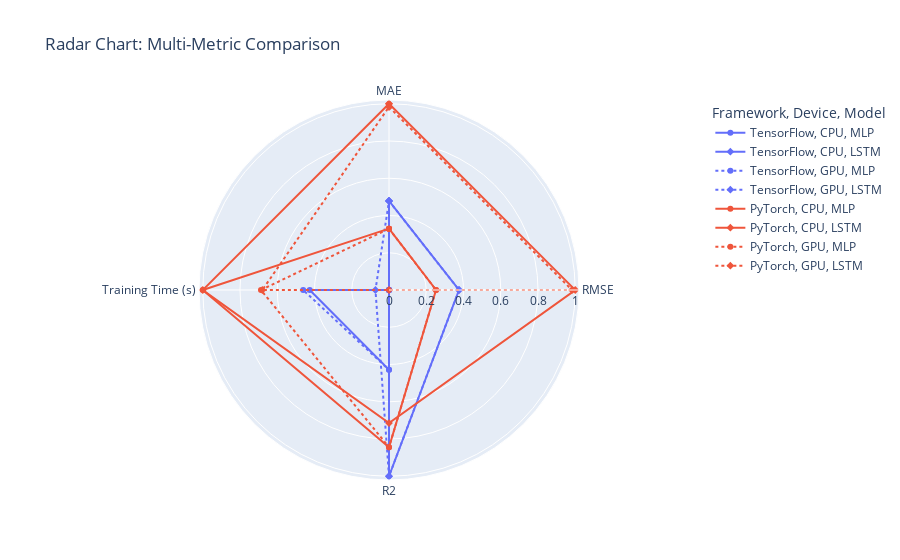

Notebook source saved alongside this figure:
### Code cell
metrics = ["MAE", "RMSE", "R2", "Training Time (s)"]
df_norm = df.copy()
for col in ["MAE", "RMSE", "Training Time (s)"]:
    df_norm[col] = (df[col].max() - df[col]) / (df[col].max() - df[col].min())  # lower=better
df_norm["R2"] = (df["R2"] - df["R2"].min()) / (df["R2"].max() - df["R2"].min())  # higher=better

# Melt for radar
df_melt = df_norm.melt(id_vars=["Framework","Model","Device"], 
                       value_vars=metrics, 
                       var_name="Metric", value_name="Score")
fig = px.line_polar(df_melt, 
                    r="Score", theta="Metric", 
                    color="Framework", 
                    line_close=True,
                    symbol="Model",
                    line_dash="Device",
                    title="Radar Chart: Multi-Metric Comparison")
fig.show()

### Figure 1 — Plotly figure (JSON) as saved in the notebook; plotly's stock layout.template omitted (floating-point values rounded to 4 significant figures)
{"data": [{"hovertemplate": "Framework=TensorFlow<br>Device=CPU<br>Model=MLP<br>Score=%{r}<br>Metric=%{theta}<extra></extra>", "legendgroup": "TensorFlow, CPU, MLP", "line": {"color": "#636efa", "dash": "solid"}, "marker": {"symbol": "circle"}, "mode": "lines+markers", "name": "TensorFlow, CPU, MLP", "r": [0, 0, 0.4286, 0.4257, 0], "showlegend": true, "subplot": "polar", "theta": ["MAE", "RMSE", "R2", "Training Time (s)", "MAE"], "type": "scatterpolar"}, {"hovertemplate": "Framework=TensorFlow<br>Device=CPU<br>Model=LSTM<br>Score=%{r}<br>Metric=%{theta}<extra></extra>", "legendgroup": "TensorFlow, CPU, LSTM", "line": {"color": "#636efa", "dash": "solid"}, "marker": {"symbol": "diamond"}, "mode": "lines+markers", "name": "TensorFlow, CPU, LSTM", "r": [0.478, 0.3759, 1, 0, 0.478], "showlegend": true, "subplot": "polar", "theta": ["MAE", "RMSE", "R2", "Training Time (s)", "MAE"], "type": "scatterpolar"}, {"hovertemplate": "Framework=TensorFlow<br>Device=GPU<br>Model=MLP<br>Score=%{r}<br>Metric=%{theta}<extra></extra>", "legendgroup": "TensorFlow, GPU, MLP", "line": {"color": "#636efa", "dash": "dot"}, "marker": {"symbol": "circle"}, "mode": "lines+markers", "name": "TensorFlow, GPU, MLP", "r": [0, 0, 0.4286, 0.4607, 0], "showlegend": true, "subplot": "polar", "theta": ["MAE", "RMSE", "R2", "Training Time (s)", "MAE"], "type": "scatterpolar"}, {"hovertemplate": "Framework=TensorFlow<br>Device=GPU<br>Model=LSTM<br>Score=%{r}<br>Metric=%{theta}<extra></extra>", "legendgroup": "TensorFlow, GPU, LSTM", "line": {"color": "#636efa", "dash": "dot"}, "marker": {"symbol": "diamond"}, "mode": "lines+markers", "name": "TensorFlow, GPU, LSTM", "r": [0.478, 0.3759, 1, 0.07277, 0.478], "showlegend": true, "subplot": "polar", "theta": ["MAE", "RMSE", "R2", "Training Time (s)", "MAE"], "type": "scatterpolar"}, {"hovertemplate": "Framework=PyTorch<br>Device=CPU<br>Model=MLP<br>Score=%{r}<br>Metric=%{theta}<extra></extra>", "legendgroup": "PyTorch, CPU, MLP", "line": {"color": "#EF553B", "dash": "solid"}, "marker": {"symbol": "circle"}, "mode": "lines+markers", "name": "PyTorch, CPU, MLP", "r": [0.3294, 0.2525, 0.8442, 1, 0.3294], "showlegend": true, "subplot": "polar", "theta": ["MAE", "RMSE", "R2", "Training Time (s)", "MAE"], "type": "scatterpolar"}, {"hovertemplate": "Framework=PyTorch<br>Device=CPU<br>Model=LSTM<br>Score=%{r}<br>Metric=%{theta}<extra></extra>", "legendgroup": "PyTorch, CPU, LSTM", "line": {"color": "#EF553B", "dash": "solid"}, "marker": {"symbol": "diamond"}, "mode": "lines+markers", "name": "PyTorch, CPU, LSTM", "r": [1, 1, 0.7143, 1, 1], "showlegend": true, "subplot": "polar", "theta": ["MAE", "RMSE", "R2", "Training Time (s)", "MAE"], "type": "scatterpolar"}, {"hovertemplate": "Framework=PyTorch<br>Device=GPU<br>Model=MLP<br>Score=%{r}<br>Metric=%{theta}<extra></extra>", "legendgroup": "PyTorch, GPU, MLP", "line": {"color": "#EF553B", "dash": "dot"}, "marker": {"symbol": "circle"}, "mode": "lines+markers", "name": "PyTorch, GPU, MLP", "r": [0.3294, 0.2525, 0.8442, 0.6874, 0.3294], "showlegend": true, "subplot": "polar", "theta": ["MAE", "RMSE", "R2", "Training Time (s)", "MAE"], "type": "scatterpolar"}, {"hovertemplate": "Framework=PyTorch<br>Device=GPU<br>Model=LSTM<br>Score=%{r}<br>Metric=%{theta}<extra></extra>", "legendgroup": "PyTorch, GPU, LSTM", "line": {"color": "#EF553B", "dash": "dot"}, "marker": {"symbol": "diamond"}, "mode": "lines+markers", "name": "PyTorch, GPU, LSTM", "r": [0.9833, 0.9825, 0, 0.6801, 0.9833], "showlegend": true, "subplot": "polar", "theta": ["MAE", "RMSE", "R2", "Training Time (s)", "MAE"], "type": "scatterpolar"}], "layout": {"legend": {"title": {"text": "Framework, Device, Model"}, "tracegroupgap": 0}, "polar": {"angularaxis": {"direction": "clockwise", "rotation": 90}, "domain": {"x": [0, 1], "y": [0, 1]}}, "title": {"text": "Radar Chart: Multi-Metric Comparison"}}}
